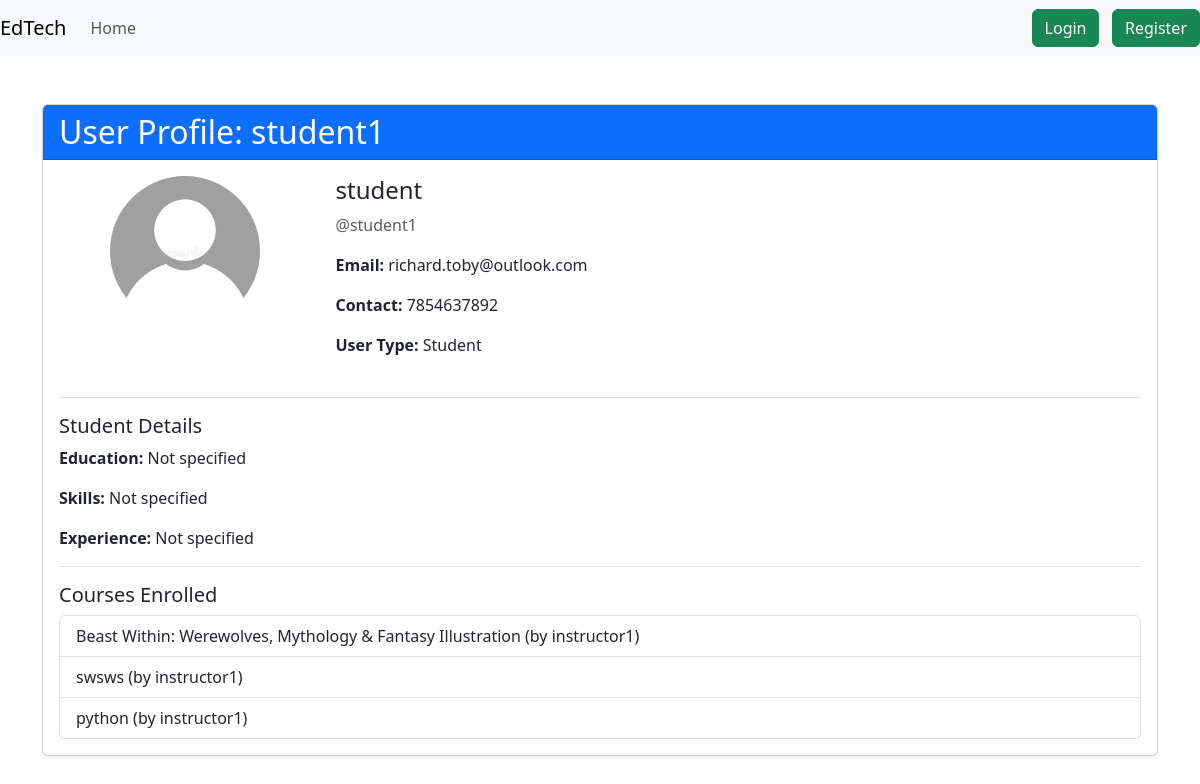
The page /accounts/user/1/ on the database its author committed.
### accounts/models.py (models this page shows)
class User(AbstractUser):
    name = models.CharField(max_length=70, default='name')
    contact = models.CharField(max_length=13)
    user_type = models.CharField(
        max_length=1,
        choices=(
            ('I', "Instructor"),
            ('S', "Student"),
        ),
    )
    def get_profile_photo_url(self):
        if (
            self.user_type == 'S'
            and hasattr(self, 'studentprofile')
            and self.studentprofile.profile_photo
        ):
            return self.studentprofile.profile_photo.url
        elif (
            self.user_type == 'I'
            and hasattr(self, 'instructorprofile')
            and self.instructorprofile.profile_photo
        ):
            return self.instructorprofile.profile_photo.url
        return '/static/images/default_pfp.png'

class StudentProfile(models.Model):
    user = models.OneToOneField(User, on_delete=models.CASCADE)
    educations = models.CharField(max_length=200, blank=True)
    skills = models.CharField(max_length=200, blank=True)
    experience = models.CharField(max_length=200, blank=True)
    resume = models.FileField(upload_to='resumes/', blank=True, null=True)
    profile_photo = models.ImageField(
        upload_to=get_profile_photo_path,
        blank=True,
        null=True,
    )

### courses/models.py (models this page shows, shortened)
class Enrollment(models.Model):
    STATUS_CHOICES = (
        ('pending', 'Pending'),
        ('accepted', 'Accepted'),
        ('rejected', 'Rejected'),
    )
    course = models.ForeignKey(Course, on_delete=models.CASCADE)
    student = models.ForeignKey(User, on_delete=models.CASCADE)
    enrollment_date = models.DateTimeField(auto_now_add=True)
    status = models.CharField(max_length=20, choices=STATUS_CHOICES, default='pending')
    notes = models.TextField(blank=True,null=True)
    class Meta:
        unique_together = ('course', 'student')

class Course(models.Model):
    instructor = models.ForeignKey(User, on_delete=models.CASCADE)
    title = models.CharField(max_length=200)
    description = models.TextField()
    category = models.CharField(max_length=100)
    price = models.DecimalField(max_digits=10, decimal_places=2)
    start_date = models.DateField()
    end_date = models.DateField()
    created_at = models.DateTimeField(auto_now_add=True)
    image = models.ImageField(upload_to='course_images/', blank=True, null=True)

### accounts/views.py (the view)
# urls.py: path('user/<int:user_id>/', views.user_profile_view, name='user_profile'),
def user_profile_view(request, user_id):
    user_obj = get_object_or_404(User, id=user_id)
    profile = None
    if user_obj.user_type == 'S':
        profile = StudentProfile.objects.filter(user=user_obj).first()
    elif user_obj.user_type == 'I':
        profile = InstructorProfile.objects.filter(user=user_obj).first()
    user_courses = None
    if user_obj.user_type == 'I':
        user_courses = Course.objects.filter(instructor=user_obj)
    elif user_obj.user_type == 'S':
        user_courses = Enrollment.objects.filter(student=user_obj)
    context = {
        'user_obj': user_obj,
        'profile': profile,
        'user_courses': user_courses,
    }
    return render(request, 'accounts/user_profile.html', context)

### accounts/templates/accounts/user_profile.html (shortened to what this page needs)
{% extends 'base.html' %}
{% block main %}
<div class="container mt-5">
    <div class="card shadow-sm">
        <div class="card-header bg-primary text-white">
            <h2 class="mb-0">User Profile: {{ user_obj.username }}</h2>
        </div>
        <div class="card-body">
            <div class="row mb-4">
                <div class="col-md-3 text-center">
                    <img src="{{ user_obj.get_profile_photo_url }}" class="rounded-circle mb-3" width="150" height="150" alt="Profile Photo">
                </div>
                <div class="col-md-9">
                    <h4>{{ user_obj.name }}</h4>
                    <p class="text-muted">@{{ user_obj.username }}</p>
                    <p><strong>Email:</strong> {{ user_obj.email }}</p>
                    <p><strong>Contact:</strong> {{ user_obj.contact }}</p>
                    <p><strong>User Type:</strong>
                        {% if user_obj.user_type == 'S' %}Student
                        {% elif user_obj.user_type == 'I' %}Instructor
                        {% endif %}
                    </p>
                </div>
            </div>
            {% if user_obj.user_type == 'S' and profile %}
            <div class="border-top pt-3">
                <h5>Student Details</h5>
                <p><strong>Education:</strong> {{ profile.educations|default:"Not specified" }}</p>
                <p><strong>Skills:</strong> {{ profile.skills|default:"Not specified" }}</p>
                <p><strong>Experience:</strong> {{ profile.experience|default:"Not specified" }}</p>
            </div>
            {% elif user_obj.user_type == 'I' and profile %}
            <div class="border-top pt-3">
                <h5>Instructor Details</h5>
                <p><strong>Organization:</strong> {{ profile.organization_name|default:"Not specified" }}</p>
                <p><strong>Contact:</strong> {{ profile.contact|default:"Not specified" }}</p>
            </div>
            {% endif %}
            <div class="border-top pt-3">
                <h5>
                    {% if user_obj.user_type == 'I' %}Courses Taught
                    {% elif user_obj.user_type == 'S' %}Courses Enrolled
                    {% endif %}
                </h5>
                {% if user_courses %}
                    <div class="list-group">
                    {% for item in user_courses %}
                        {% if user_obj.user_type == 'I' %}
                        <a href="{% url 'course_detail' item.id %}" class="list-group-item list-group-item-action">
                            {{ item.title }}
                        </a>
                        {% elif user_obj.user_type == 'S' %}
                        <a href="{% url 'course_detail' item.course.id %}" class="list-group-item list-group-item-action">
                            {{ item.course.title }} (by {{ item.course.instructor.username }})
                        </a>
                        {% endif %}
                    {% endfor %}
                    </div>
                {% else %}
                    <p class="text-muted">No courses found.</p>
                {% endif %}
            </div>
        </div>
    </div>
</div>
{% endblock %}

### templates/base.html (shortened to what this page needs)
<!doctype html>
<html lang="en">
    <head>
        <link
            href="https://cdn.jsdelivr.net/npm/bootstrap@5.3.2/dist/css/bootstrap.min.css"
            rel="stylesheet"
        />
    </head>
    <body>
        <header>
             <nav class="navbar navbar-expand-md navbar-light bg-light">
                <a class="navbar-brand" href="{% url 'home' %}">EdTech</a>
                <div class="collapse navbar-collapse" id="collapsibleNavId">
                    <ul class="navbar-nav mr-auto mt-2 mt-lg-0">
                        <li class="nav-item active">
                            <a class="nav-link" href="{% url "home" %}">Home </a>
                        </li>
                    </ul>
                </div>
                <ul class="navbar-nav ml-auto mt-2 mt-lg-0">
                    {% if not request.user.is_authenticated %}
                        <li class="nav-item" style="list-style-type:none;">
                             <a class="btn btn-success" href="{% url 'login'%}"> Login </a>
                        </li>
                        <li class="nav-item" style="list-style-type:none;">
                            <a class="btn btn-success" href="{% url 'register'%}"> Register </a>
                        </li>
                    {% else %}
                        <p class="my-auto me-2"> Welcome {{request.user.username}}</p>
                        <a class="btn btn-warning" href="{% url "logout" %}">Logout</a>
                    {% endif %}
                </ul>
             </nav>
        </header>
        <main>
            {% block main %}
            {% endblock main %}
        </main>
    </body>
</html>

### rows shown on the page
User: username "student1", name "student", email "richard.toby@outlook.com", contact "7854637892"
StudentProfile: educations "Not specified", skills "Not specified", experience "Not specified"
Enrollment: course "Beast Within: Werewolves, Mythology & Fantasy Illustration", course.instructor.username "instructor1"
Enrollment: course "swsws", course.instructor.username "instructor1"
Enrollment: course "python", course.instructor.username "instructor1"
